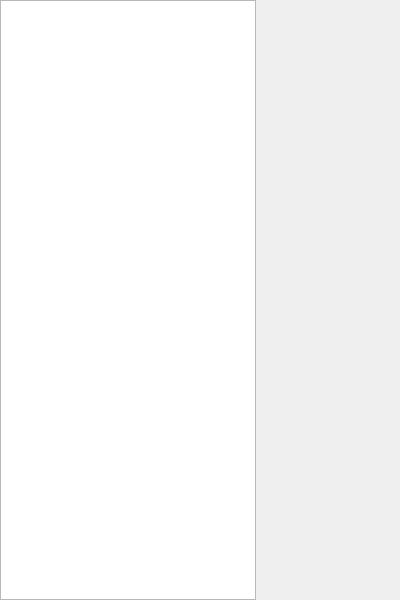
<?xml version="1.0" encoding="UTF-8"?>
<ui version="4.0">
 <class>frmExamplesSimple</class>
 <widget class="QWidget" name="frmExamplesSimple">
  <property name="geometry">
   <rect>
    <x>0</x>
    <y>0</y>
    <width>400</width>
    <height>600</height>
   </rect>
  </property>
  <property name="windowTitle">
   <string>Form</string>
  </property>
  <layout class="QHBoxLayout" name="horizontalLayout">
   <property name="spacing">
    <number>0</number>
   </property>
   <property name="leftMargin">
    <number>0</number>
   </property>
   <property name="topMargin">
    <number>0</number>
   </property>
   <property name="rightMargin">
    <number>0</number>
   </property>
   <property name="bottomMargin">
    <number>0</number>
   </property>
   <item>
    <widget class="NavListView" name="navListView"/>
   </item>
   <item>
    <widget class="QStackedWidget" name="stackedWidget"/>
   </item>
  </layout>
 </widget>
 <customwidgets>
  <customwidget>
   <class>NavListView</class>
   <extends>QListView</extends>
   <header>navlistview.h</header>
  </customwidget>
 </customwidgets>
 <resources/>
 <connections/>
</ui>
